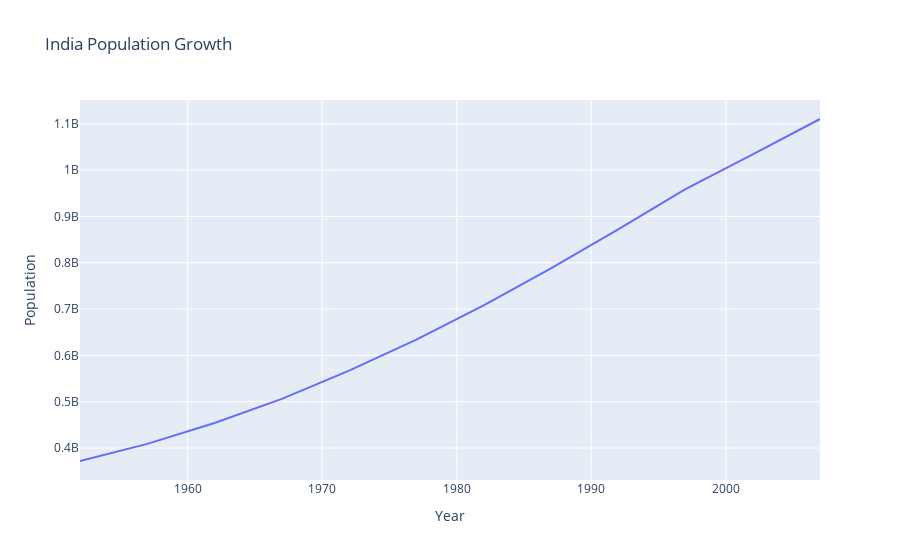

Source (notebook cell):
### Code cell
labels = {
    'pop':'Population',
    'year':'Year'
}
px.line(data_frame=india_df, x='year', y='pop',
        title='India Population Growth', labels=labels)

### Figure 1 — Plotly figure (JSON) as saved in the notebook; plotly's stock layout.template omitted (floating-point values rounded to 4 significant figures)
{"data": [{"hovertemplate": "Year=%{x}<br>Population=%{y}<extra></extra>", "legendgroup": "", "line": {"color": "#636efa", "dash": "solid"}, "marker": {"symbol": "circle"}, "mode": "lines", "name": "", "orientation": "v", "showlegend": false, "type": "scatter", "x": [1952, 1957, 1962, 1967, 1972, 1977, 1982, 1987, 1992, 1997, 2002, 2007], "xaxis": "x", "y": [372000000, 409000000, 454000000, 506000000, 567000000, 634000000, 708000000, 788000000, 872000000, 959000000, 1034172547, 1110396331], "yaxis": "y"}], "layout": {"legend": {"tracegroupgap": 0}, "title": {"text": "India Population Growth"}, "xaxis": {"anchor": "y", "domain": [0, 1], "title": {"text": "Year"}}, "yaxis": {"anchor": "x", "domain": [0, 1], "title": {"text": "Population"}}}}
